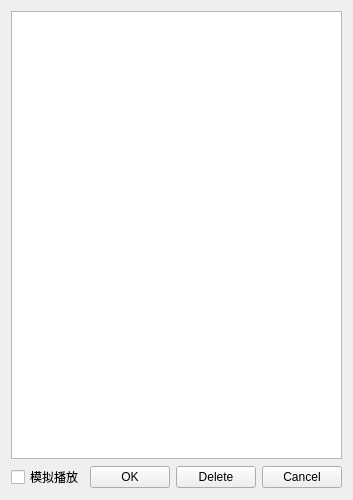
<?xml version="1.0" encoding="UTF-8"?>
<ui version="4.0">
 <class>CDlgOpenFile</class>
 <widget class="QWidget" name="CDlgOpenFile">
  <property name="geometry">
   <rect>
    <x>0</x>
    <y>0</y>
    <width>346</width>
    <height>500</height>
   </rect>
  </property>
  <property name="windowTitle">
   <string>OpenFile</string>
  </property>
  <layout class="QVBoxLayout" name="verticalLayout">
   <item>
    <widget class="QListWidget" name="listWidget"/>
   </item>
   <item>
    <layout class="QHBoxLayout" name="horizontalLayout" stretch="1,0,2,2,2,1">
     <item>
      <spacer name="horizontalSpacer">
       <property name="orientation">
        <enum>Qt::Horizontal</enum>
       </property>
       <property name="sizeHint" stdset="0">
        <size>
         <width>40</width>
         <height>20</height>
        </size>
       </property>
      </spacer>
     </item>
     <item>
      <widget class="QCheckBox" name="checkBox">
       <property name="text">
        <string>模拟播放</string>
       </property>
      </widget>
     </item>
     <item>
      <widget class="QPushButton" name="pushButton">
       <property name="sizePolicy">
        <sizepolicy hsizetype="Minimum" vsizetype="Fixed">
         <horstretch>0</horstretch>
         <verstretch>0</verstretch>
        </sizepolicy>
       </property>
       <property name="text">
        <string>OK</string>
       </property>
      </widget>
     </item>
     <item>
      <widget class="QPushButton" name="pushButton_2">
       <property name="text">
        <string>Delete</string>
       </property>
      </widget>
     </item>
     <item>
      <widget class="QPushButton" name="pushButton_3">
       <property name="text">
        <string>Cancel</string>
       </property>
      </widget>
     </item>
     <item>
      <spacer name="horizontalSpacer_2">
       <property name="orientation">
        <enum>Qt::Horizontal</enum>
       </property>
       <property name="sizeHint" stdset="0">
        <size>
         <width>40</width>
         <height>20</height>
        </size>
       </property>
      </spacer>
     </item>
    </layout>
   </item>
  </layout>
 </widget>
 <resources/>
 <connections/>
</ui>
